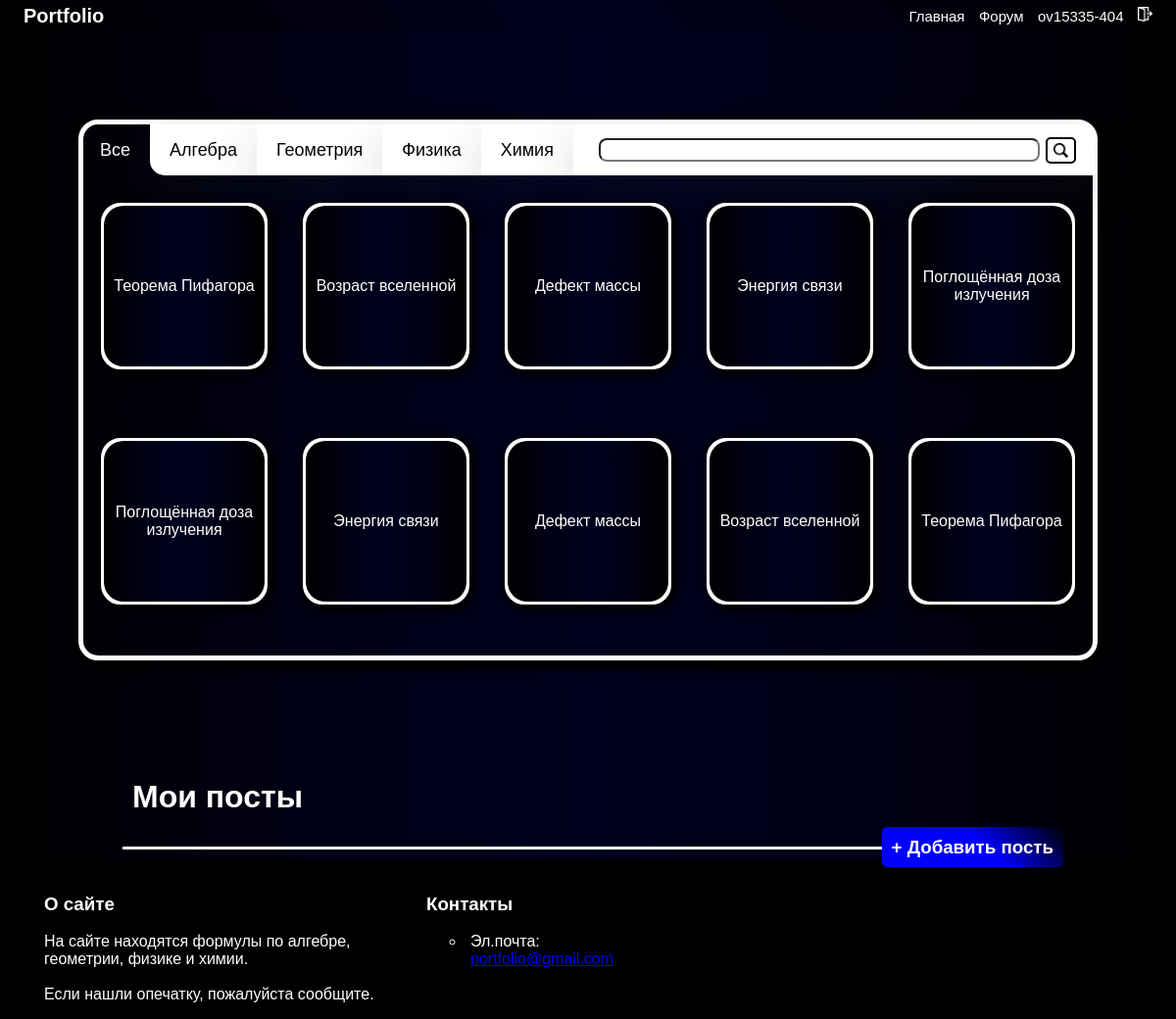
The app's page /personal_area (signed in) with its own data.
### main/models.py (models this page shows, shortened)
class Formula(models.Model):
    name = models.CharField('Название', max_length = 250)
    formula = models.TextField('Содержимое')
    category = models.CharField('Категория', max_length = 25)
    users = models.ManyToManyField(User, blank=True, related_name='formulas')

### main/views.py (the view)
# urls.py: path('personal_area', views.personal_area, name = 'personal_area'),
def personal_area(request):
    post = Post.objects.order_by('-date')
    formula = Formula.objects.order_by().filter(users=request.user)
    return render(request, 'main/index_2.html', {'formula':formula, 'post': post})

### main/templates/main/index_2.html (shortened to what this page needs)
{% extends 'main/layout.html' %}
{% load static %}
{% block css %}
    <link rel="stylesheet" href="{% static 'main/styles/css_2.css' %}">
{% endblock %}
{% block body %}
<div id="less">
    <div id="block_8">
        <ul id="block_9">
            <li><button onclick="alll()" class="unit_1 first_1" id="all">Все</button></li>
            <li><button onclick="algebra()" class="unit_1" id="algebra">Алгебра</button></li>
            <li><button onclick="geometry()" class="unit_1" id="geometry">Геометрия</button></li>
            <li><button onclick="physics()" class="unit_1" id="physics">Физика</button></li>
            <li><button onclick="chemrstry()" class="unit_1" id="chemrstry">Химия</button></li>
            <li>
                <div id="search_block" class="unit_1 last_1">
                    <button onclick="search()" id="search">
                        <form id="searchForm">
                            <input id="pole" type="search">
                            <button id="search_2" type="button" onclick="find()"><img id="srh" src="static/main/images/search.png" alt=""></button>
                        </form>
                    </button>
                </div>
            </li>
        </ul>
    </div>
    <div id="gran">
        <div id="pole_1">{% for el in formula %}
            <div class="frl" id="imeg"><div class="frl_2" id="sl">{{ el.name }}</div><button id="block_12"><a href="{% url 'formula' el.id %}">Окрыть</a></button></div>{% endfor %}</div>
    </div>
    <div id="gran">
        <div id="pole_1_2">{% for el in formula %}
            <div class="frl" id="imeg"><div class="frl_2" id="sl">{{ el.name }}</div><button id="block_12"><a href="{% url 'formula' el.id %}">Окрыть</a></button></div>{% endfor %}</div>
    </div>
</div>
<div id="block_2">
    <div id="ins">
        <h1>Мои посты</h1>
    </div>
    <h3 id="btt"><a href="{% url 'add_post' %}">+ Добавить пость</a></h3>
</div>
{% endblock %}

### main/templates/main/layout.html (shortened to what this page needs)
{% load static %}
<!DOCTYPE html>
<html lang="ru">
<head>
    {% block css %}{% endblock %}
    <link rel="stylesheet" href="{% static 'main/styles/layout.css' %}">
</head>
<body>
    <div id="header">
        <nav id="vr">
            <h3 id="name"><div id="mb"><img id="menu_burger" src="{% static 'main/images/menu.png'%}" alt=""> Portfolio</div>
            </h3>
            <div id="block_1">
                <div id="zagalovok">
                    <a class="hidd" href="{% url 'home' %}">Главная</a>
                    <a  class="hidd" href="{% url 'posts' %}">Форум</a>
                    {% if user.is_authenticated %}
                        <a href="{% url 'personal_area' %}">{{ user.username }}</a>
                    {% else %}
                        <a href="{% url 'login' %}">Войти</a>
                    {% endif %}
                    <a  class="hidd" href="{% url 'logout' %}"><img id="exit_2" src="{% static 'main/images/exit.png'%}" alt=""></a>
                </div>
            </div>
        </nav>
    </div>
    <main>
        {% block body %}
        {% endblock %}
    </main>
    <div id="vr_2">
        <div id="end">
            <ul id="ending">
                <li id="me">
                    <h3>О сайте</h3>
                    <span id="sp">На сайте находятся формулы по алгебре, геометрии, физике и химии.</span><br><br>
                    <span>Если нашли опечатку, пожалуйста сообщите.</span>
                </li>
                <li>
                    <h3>Контакты</h3>
                    <div id="kontacts">
                        <ul>
                            <li>Эл.почта: <a href="mailto:portfolio.io.001@gmail.com">portfolio@gmail.com</a></li>
                        </ul>
                    </div>
                </li>
            </ul>
        </div>
    </div>
</body>
</html>

### main/static/main/styles/css_2.css (style rules this page uses)
#imeg { margin: 1.5vw; width: 170px !important; height: 170px; align-items: center; justify-content: center; background-color: rgb(255, 255, 255); border-radius: 20px; border: 3px solid rgb(255, 255, 255); overflow: hidden; flex-direction: column; box-shadow: 3px 3px 10px 3px; }
.frl { width: 270px; }
#imeg.frl { width: 170px; display: flex; }
#sl { width: 100%; height: 100%; display: flex; flex-direction: column; justify-content: center; align-items: center; border-radius: inherit; text-align: center; transition: .5s cubic-bezier(0.68, -0.55, 0.265, 1.55); order: 1; color: white; background: linear-gradient(90deg, rgb(0, 0, 0), rgb(0, 0, 20), rgb(0, 0, 30), rgb(0, 0, 20), rgb(0, 0, 0)) !important; }
#search_2 { background-color: white; border: 2px solid rgb(0, 0, 0); border-radius: 5px; }
#srh { margin-top: 3px; width: 15px; height: 15px; }
#gran { margin: 10px auto; height: 220px; width: 1030px; display: flex; overflow-y: auto; }
#block_8 { background-color: transparent; border-top-right-radius: 16px; border-top-left-radius: 16px; height: 52px; display: flex; width: auto; }
#block_9 { width: 100%; list-style: none; padding: 0; display: flex; align-items: center; justify-content: center; background-color: transparent; }
#block_9 .first_1 { border-top-left-radius: 13px; background-color: transparent; color: white; box-shadow: none; }
#block_9 .last_1 { border-top-right-radius: 13px; display: flex; align-items: center; justify-content: center; }
#block_9 li { display: inline-block; }
.unit_1 { height: 52px; font-size: 18px; background-color: #ffffff; border: 0; box-shadow: 0px 16px 48px #2e364330; transition: 0.5s; padding: 0 20px; color: rgb(0, 0, 0); }
#algebra { border-bottom-left-radius: 15px; }
#less { margin: 90px auto; display: flex; flex-direction: column; border: 5px solid white; border-radius: 20px; padding-bottom: 10px; width: 1040px; box-shadow: 5px 5px 10px 5px #000000, -5px -5px 10px -5px #000000; }
#search { width: 100%; display: flex; flex-direction: column; align-items: center; justify-content: center; background-color: transparent; border: none; }
#search_block { width: 800x; display: flex; flex-direction: row; align-items: center; justify-content: center; }
#pole { border-radius: 1vh; display: flex; font-size: 16px; float: right; width: 450px; }
#pole_1 { display: flex; flex-direction: row; }
#pole_1_2 { display: flex; flex-direction: row-reverse; }
#btt { float:right; margin: 0 auto; margin-right: -20px; }
#btt a { background: linear-gradient(45deg, blue 55%, black); text-decoration: none; padding: 10px; border-radius: 5px; color: white; }
#block_2 { margin: 0 auto; width: 950px; color: white; border-bottom: 3px solid white; padding: 10px; margin-bottom: 10px; text-align: justify; }
#ins { display: flex; }

### main/static/main/styles/layout.css (style rules this page uses)
* { cursor: default; font-family: Arial, Helvetica, sans-serif; box-sizing: border-box; }
html { height: 100vh; overflow-x: hidden; background-size: 100%; display: flex; flex-direction: column; background: linear-gradient(90deg, rgb(0, 0, 0), rgb(0, 0, 20), rgb(0, 0, 30), rgb(0, 0, 20), rgb(0, 0, 0)) !important; }
body { margin: 0; padding: 0; }
#exit_2 { width: 15px; max-height: 15px !important; }
main { min-height: 80vh; }
#vr { background: linear-gradient(45deg, rgb(0, 0, 0), rgb(0, 0, 28), rgb(0, 0, 0)); display: flex; align-items: center; justify-content: center; padding: 0 2vw; height: 4vh; }
#block_1 { width: 100vw; position: sticky; top: 0; z-index: 1000; transition: transform 0.3s ease; }
#header { position: sticky; top: 0; z-index: 99999; }
#zagalovok { list-style: none; padding: 0; float: right; }
#name { position: relative; float: left; font-size: 20px; color: white; user-select: none; z-index: 1000; }
#zagalovok a { text-decoration: none; color: rgb(255, 255, 255); transition: 0.5s; font-size: 15px; margin-left: 10px; }
h3 { position: relative; }
#mb { display: flex; flex-direction: row; align-items: center; justify-content: center; z-index: 99999; }
#vr_2 { display: flex; justify-content: center; width: auto; margin-bottom: -20px !important; bottom: 0; }
#end { background-color: rgb(0, 0, 0); width: 100vw; color: #fff; }
#end #ending { display: flex; list-style: none; }
#end #ending li { padding: 0 5px; margin-right: 150px; }
#end #ending li h3 { text-decoration: none; color: white; transition: 0.3s; }
#kontacts { display: flex; flex-direction: column; }
#kontacts ul { width: 200px; margin-bottom: 10px; }
#sp, #me { max-width: 350px !important; margin-right: 5vh !important; }

### records on screen
Formula: name "Теорема Пифагора"
Formula: name "Возраст вселенной"
Formula: name "Дефект массы"
Formula: name "Энергия связи"
Formula: name "Поглощённая доза излучения"

### other values on screen
{{ user.username }} "ov15335-404"
